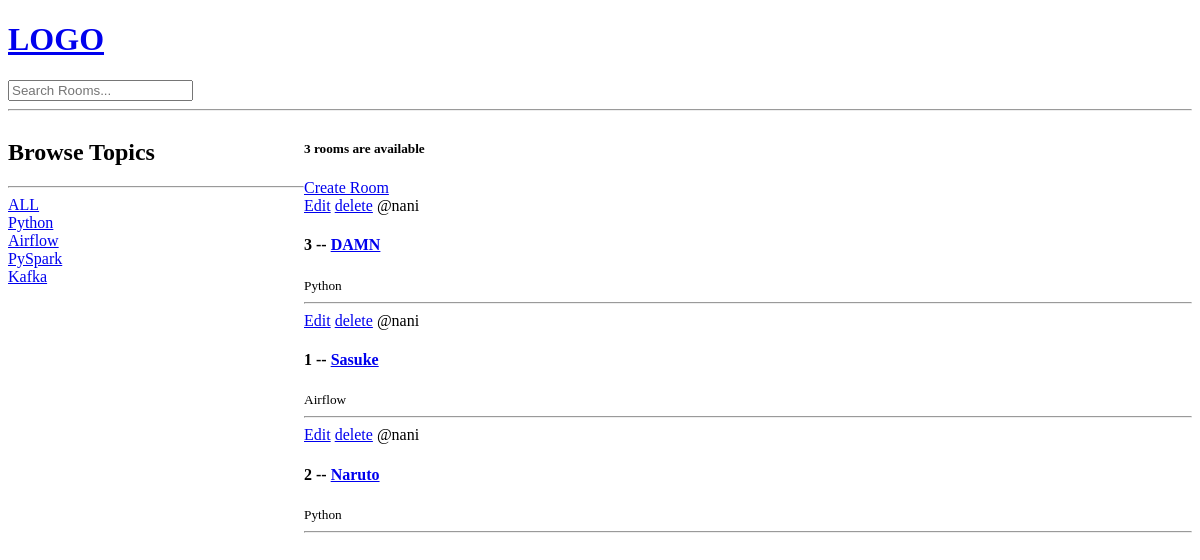
Before: / with the older database file.
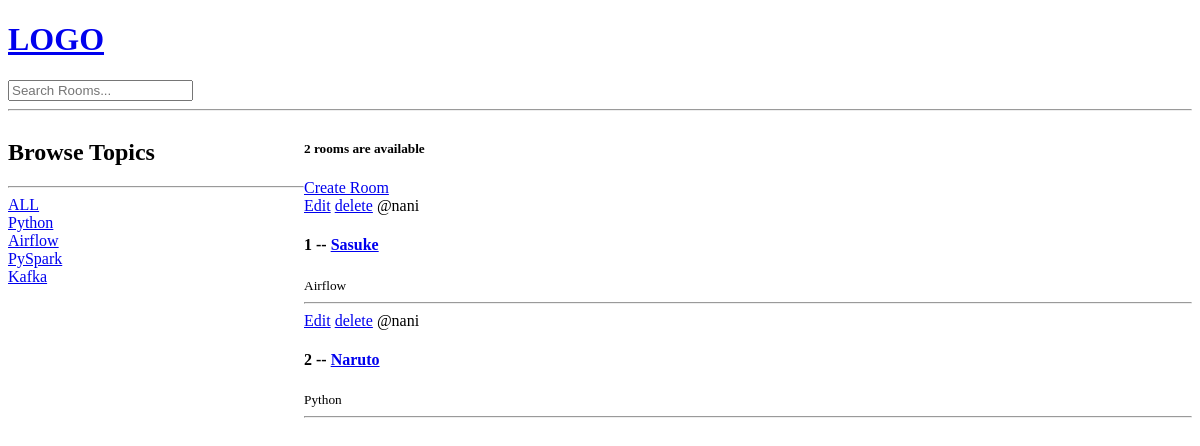
After: the same page with the newer database file.
### base/models.py (models this page shows, shortened)
class Topic(models.Model):
    name = models.CharField(max_length=200)

class Room(models.Model):
    host = models.ForeignKey(User, on_delete=models.SET_NULL, null=True)  # If user is deleted, set host to null
    topic = models.ForeignKey(Topic, on_delete=models.SET_NULL, null=True)  # If topic is deleted, set topic to null
    name = models.CharField(max_length=200)
    description = models.TextField(null=True, blank=True)
    updated = models.DateTimeField(auto_now=True)
    created = models.DateTimeField(auto_now_add=True)
    class Meta:
        ordering = ['-updated', '-created']    # Order by updated and created fields in descending order

### base/views.py (the view)
# urls.py: 2. Add a URL to urlpatterns:  path('', views.home, name='home')
def home(request):
    q = request.GET.get('q') if request.GET.get('q') != None else ''    # Get query from url if it exists, else set q to empty string
    rooms = Room.objects.filter(
        Q(topic__name__icontains = q) |
        Q(name__icontains = q) |
        Q(description__icontains = q)
        )  # Get all rooms from database
    topics = Topic.objects.all() # Get all topics from database
    context = {
        'rooms': rooms,
        'topics': topics,
        'room_count': rooms.count(),
    }
    return render(request, 'base/home.html', context)

### base/templates/base/home.html (shortened to what this page needs)
{% extends "main.html" %}
{% block content %}
<div class="home-container">
    <div>
        <h2>Browse Topics</h2>
        <hr>
        <div>
            <a href="{% url 'home' %}">ALL</a>
        </div>
        {% for topic in topics %}
            <div>
                <a href="{% url 'home' %}?q={{topic.name}}"> {{ topic.name }} </a>
            </div>
        {% endfor %}
    </div>
    <div>
        <h5>{{room_count}} rooms are available</h5>
        <a href="{% url 'create-room' %}">Create Room</a>
        <div>
            {% for room in rooms %}
                <div>
                    <a href="{% url 'update-room' room.id %}">Edit</a>
                    <a href="{% url 'delete-room' room.id %}">delete</a>
                    <span>@{{room.host.username}}</span>
                    <h4>
                        {{ room.id}} -- <a href={% url 'room' room.id %}>{{ room.name }}</a>
                    </h4>
                    <small>{{room.topic.name}}</small>
                    <hr>
                </div>
            {% endfor %}
        </div>
    </div>
</div>
{% endblock %}

### templates/main.html (shortened to what this page needs)
<!DOCTYPE html>
<html lang="en">
<head>
</head>
<body>
    {% include 'navbar.html' %}
    {% block content %}
    {% endblock %}
</body>
</html>

### templates/navbar.html
<a href="/">
    <h1>LOGO</h1>
</a>
<form method="GET" action="{% url 'home' %}">
    <input type="text" name="q" placeholder="Search Rooms..." />
</form>
<hr>

### base/templates/base/home.html (style rules this page uses)
.home-container { display: grid; grid-template-columns: 1fr 3fr; }

Changed rows visible on the page:
removed Room: host.username "nani", id "3", name "DAMN", topic.name "Python"
Other visible differences:
{{ room_count }}: "3" → "2"
